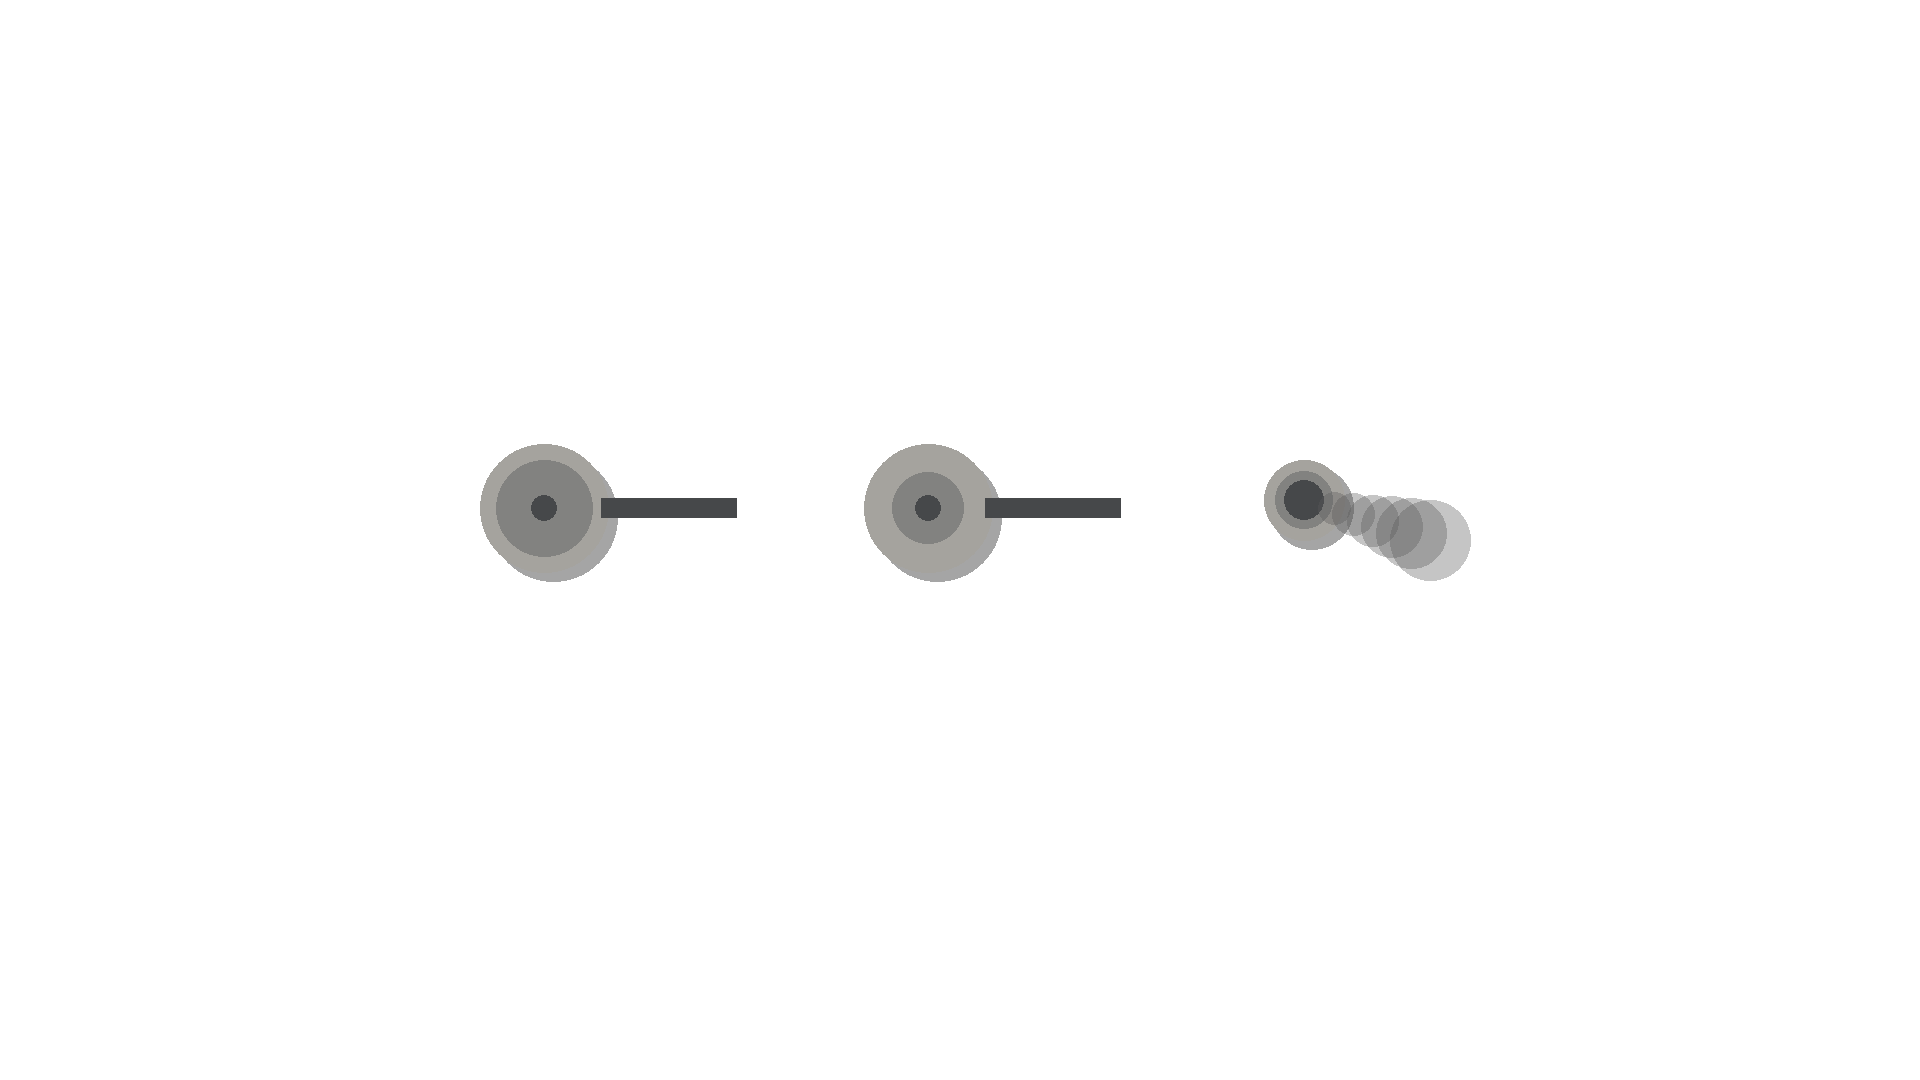

This chart was generated by the following Python code:
"""Geometry guide for the refinery's unit heaters in the tileset's flat style (`RefineryGround`).

Three square pieces in one row on a 1920x1080 canvas, each in a 320 px cell inside a 384 px frame, seen from straight
above as flat plates (the works tileset's way), each with only a short soft shadow to the lower right:

  1 distillation column: head plate centred at (.40, .40), platform ring radius .20, vapour line east
  2 stripper column: the same, smaller head, the same ring and centre
  3 furnace stack: chimney ring radius .125 centred at (.375, .375), a short plume of smoke east

    python art-source/refinery/refinery-heaters-guide.py
"""
from pathlib import Path

from PIL import Image, ImageDraw

CELL, FRAME, COLS = 320, 384, 3
LEFT = (1920 - COLS * FRAME) // 2
TOP = (1080 - FRAME) // 2
img = Image.new("RGBA", (1920, 1080), (0, 0, 0, 0))
d = ImageDraw.Draw(img)

STEEL = (130, 130, 128, 255)
LIGHT = (165, 163, 158, 255)
DARK = (70, 72, 74, 255)
SHADOW = (0, 0, 0, 90)
SMOKE = (90, 90, 90, 90)


def p(i, x, y):
    return LEFT + i * FRAME + (FRAME - CELL) // 2 + x * CELL, TOP + (FRAME - CELL) // 2 + y * CELL


def circle(i, cx, cy, r, color, width=0):
    x, y = p(i, cx, cy)
    box = [x - r * CELL, y - r * CELL, x + r * CELL, y + r * CELL]
    if width:
        d.ellipse(box, outline=color, width=width)
    else:
        d.ellipse(box, fill=color)


def rect(i, x0, y0, x1, y1, color):
    a, b = p(i, x0, y0)
    c, e = p(i, x1, y1)
    d.rectangle([a, b, c, e], fill=color)


def soft(i, cx, cy, r, color):
    layer = Image.new("RGBA", img.size, (0, 0, 0, 0))
    ImageDraw.Draw(layer).ellipse([*p(i, cx - r, cy - r), *p(i, cx + r, cy + r)], fill=color)
    img.alpha_composite(layer)


for i, head in ((0, .15), (1, .11)):
    soft(i, .43, .43, .20, SHADOW)           # a short shadow, offset a little
    circle(i, .40, .40, .20, LIGHT)          # platform ring
    circle(i, .40, .40, head, STEEL)         # head plate
    circle(i, .40, .40, .04, DARK)           # top nozzle
    rect(i, .58, .37, 1.0, .43, DARK)        # vapour line east

soft(2, .40, .40, .13, SHADOW)
circle(2, .375, .375, .125, LIGHT)           # platform ring
circle(2, .375, .375, .09, STEEL)            # chimney
circle(2, .375, .375, .06, DARK)             # flue
for k in range(6):
    soft(2, .47 + .06 * k, .40 + .02 * k, .05 + .015 * k, SMOKE)

img.save(Path(__file__).with_name("refinery-heaters-guide.png"))
